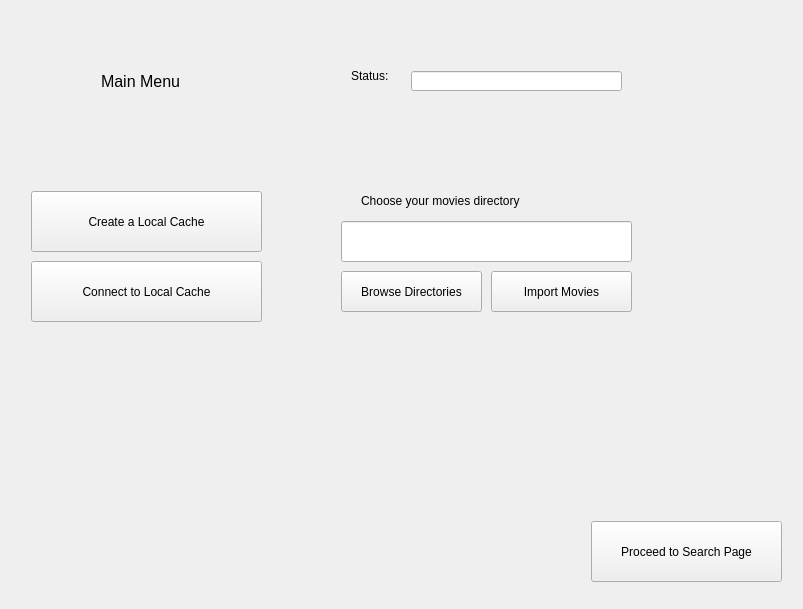
<?xml version="1.0" encoding="UTF-8"?>
<ui version="4.0">
 <class>test627</class>
 <widget class="QWidget" name="test627">
  <property name="geometry">
   <rect>
    <x>0</x>
    <y>0</y>
    <width>803</width>
    <height>609</height>
   </rect>
  </property>
  <property name="windowTitle">
   <string>test627</string>
  </property>
  <layout class="QVBoxLayout" name="verticalLayout">
   <item>
    <widget class="QStackedWidget" name="stackedWidget">
     <property name="currentIndex">
      <number>0</number>
     </property>
     <widget class="QWidget" name="page_1">
      <widget class="QLabel" name="label">
       <property name="geometry">
        <rect>
         <x>90</x>
         <y>10</y>
         <width>321</width>
         <height>121</height>
        </rect>
       </property>
       <property name="text">
        <string>&lt;html&gt;&lt;head/&gt;&lt;body&gt;&lt;p&gt;&lt;span style=&quot; font-size:12pt;&quot;&gt;Main Menu&lt;/span&gt;&lt;/p&gt;&lt;/body&gt;&lt;/html&gt;</string>
       </property>
      </widget>
      <widget class="QLabel" name="label_4">
       <property name="geometry">
        <rect>
         <x>350</x>
         <y>170</y>
         <width>291</width>
         <height>41</height>
        </rect>
       </property>
       <property name="text">
        <string>&lt;html&gt;&lt;head/&gt;&lt;body&gt;&lt;p&gt;Choose your movies directory&lt;/p&gt;&lt;/body&gt;&lt;/html&gt;</string>
       </property>
      </widget>
      <widget class="QPushButton" name="browseDirectories">
       <property name="geometry">
        <rect>
         <x>330</x>
         <y>260</y>
         <width>141</width>
         <height>41</height>
        </rect>
       </property>
       <property name="text">
        <string>Browse Directories</string>
       </property>
      </widget>
      <widget class="QPushButton" name="toSearchPage">
       <property name="geometry">
        <rect>
         <x>580</x>
         <y>510</y>
         <width>191</width>
         <height>61</height>
        </rect>
       </property>
       <property name="text">
        <string>Proceed to Search Page</string>
       </property>
      </widget>
      <widget class="QLineEdit" name="status">
       <property name="geometry">
        <rect>
         <x>400</x>
         <y>60</y>
         <width>211</width>
         <height>20</height>
        </rect>
       </property>
      </widget>
      <widget class="QPushButton" name="createCache">
       <property name="geometry">
        <rect>
         <x>20</x>
         <y>180</y>
         <width>231</width>
         <height>61</height>
        </rect>
       </property>
       <property name="text">
        <string>Create a Local Cache</string>
       </property>
      </widget>
      <widget class="QPushButton" name="connectCache">
       <property name="geometry">
        <rect>
         <x>20</x>
         <y>250</y>
         <width>231</width>
         <height>61</height>
        </rect>
       </property>
       <property name="text">
        <string>Connect to Local Cache</string>
       </property>
      </widget>
      <widget class="QLabel" name="label_6">
       <property name="geometry">
        <rect>
         <x>340</x>
         <y>50</y>
         <width>71</width>
         <height>31</height>
        </rect>
       </property>
       <property name="text">
        <string>&lt;html&gt;&lt;head/&gt;&lt;body&gt;&lt;p&gt;Status:&lt;/p&gt;&lt;/body&gt;&lt;/html&gt;</string>
       </property>
      </widget>
      <widget class="QPushButton" name="importMovies">
       <property name="geometry">
        <rect>
         <x>480</x>
         <y>260</y>
         <width>141</width>
         <height>41</height>
        </rect>
       </property>
       <property name="text">
        <string>Import Movies</string>
       </property>
      </widget>
      <widget class="QLineEdit" name="dirPath">
       <property name="geometry">
        <rect>
         <x>330</x>
         <y>210</y>
         <width>291</width>
         <height>41</height>
        </rect>
       </property>
      </widget>
     </widget>
     <widget class="QWidget" name="page_2">
      <widget class="QPushButton" name="search">
       <property name="geometry">
        <rect>
         <x>20</x>
         <y>340</y>
         <width>141</width>
         <height>61</height>
        </rect>
       </property>
       <property name="text">
        <string>Search</string>
       </property>
      </widget>
      <widget class="QGroupBox" name="groupBox_5">
       <property name="geometry">
        <rect>
         <x>10</x>
         <y>250</y>
         <width>171</width>
         <height>101</height>
        </rect>
       </property>
       <property name="title">
        <string/>
       </property>
       <widget class="QLabel" name="label_9">
        <property name="geometry">
         <rect>
          <x>50</x>
          <y>10</y>
          <width>51</width>
          <height>31</height>
         </rect>
        </property>
        <property name="text">
         <string>Keyword </string>
        </property>
       </widget>
       <widget class="QLineEdit" name="keyword">
        <property name="geometry">
         <rect>
          <x>10</x>
          <y>40</y>
          <width>131</width>
          <height>20</height>
         </rect>
        </property>
       </widget>
      </widget>
      <widget class="QWidget" name="verticalLayoutWidget_4">
       <property name="geometry">
        <rect>
         <x>30</x>
         <y>120</y>
         <width>121</width>
         <height>103</height>
        </rect>
       </property>
       <layout class="QVBoxLayout" name="verticalLayout_6">
        <item alignment="Qt::AlignHCenter">
         <widget class="QLabel" name="label_12">
          <property name="text">
           <string>Filters</string>
          </property>
         </widget>
        </item>
        <item>
         <widget class="QRadioButton" name="releaseYear">
          <property name="text">
           <string>Release Year</string>
          </property>
         </widget>
        </item>
        <item>
         <widget class="QRadioButton" name="runtime">
          <property name="text">
           <string>Runtime</string>
          </property>
         </widget>
        </item>
        <item alignment="Qt::AlignLeft">
         <widget class="QRadioButton" name="avgScore">
          <property name="text">
           <string>Average Score</string>
          </property>
         </widget>
        </item>
       </layout>
      </widget>
      <widget class="QGroupBox" name="groupBox_6">
       <property name="geometry">
        <rect>
         <x>10</x>
         <y>60</y>
         <width>181</width>
         <height>41</height>
        </rect>
       </property>
       <property name="title">
        <string>Sort By</string>
       </property>
       <widget class="QRadioButton" name="ASC">
        <property name="geometry">
         <rect>
          <x>0</x>
          <y>20</y>
          <width>91</width>
          <height>17</height>
         </rect>
        </property>
        <property name="text">
         <string>Ascending</string>
        </property>
       </widget>
       <widget class="QRadioButton" name="DSC">
        <property name="geometry">
         <rect>
          <x>90</x>
          <y>20</y>
          <width>158</width>
          <height>17</height>
         </rect>
        </property>
        <property name="text">
         <string>Descending</string>
        </property>
       </widget>
      </widget>
      <widget class="QLabel" name="label_5">
       <property name="geometry">
        <rect>
         <x>200</x>
         <y>20</y>
         <width>111</width>
         <height>16</height>
        </rect>
       </property>
       <property name="text">
        <string>Search for Movies</string>
       </property>
      </widget>
      <widget class="QPushButton" name="mainMenuButton">
       <property name="geometry">
        <rect>
         <x>10</x>
         <y>10</y>
         <width>141</width>
         <height>31</height>
        </rect>
       </property>
       <property name="text">
        <string>Go Back to Main Menu</string>
       </property>
      </widget>
      <widget class="QListWidget" name="listWidget">
       <property name="geometry">
        <rect>
         <x>200</x>
         <y>50</y>
         <width>591</width>
         <height>521</height>
        </rect>
       </property>
      </widget>
      <widget class="QLabel" name="label_13">
       <property name="geometry">
        <rect>
         <x>80</x>
         <y>230</y>
         <width>29</width>
         <height>32</height>
        </rect>
       </property>
       <property name="text">
        <string>OR</string>
       </property>
      </widget>
     </widget>
     <widget class="QWidget" name="page_3">
      <widget class="QTableWidget" name="scoresTable">
       <property name="geometry">
        <rect>
         <x>20</x>
         <y>510</y>
         <width>561</width>
         <height>71</height>
        </rect>
       </property>
       <row>
        <property name="text">
         <string>Scores</string>
        </property>
       </row>
       <column>
        <property name="text">
         <string>IMDB </string>
        </property>
       </column>
       <column>
        <property name="text">
         <string>Rotten Tomatoes</string>
        </property>
       </column>
       <column>
        <property name="text">
         <string>Metascore</string>
        </property>
       </column>
       <column>
        <property name="text">
         <string>Average Score</string>
        </property>
       </column>
      </widget>
      <widget class="QPushButton" name="goBack">
       <property name="geometry">
        <rect>
         <x>11</x>
         <y>11</y>
         <width>93</width>
         <height>28</height>
        </rect>
       </property>
       <property name="sizePolicy">
        <sizepolicy hsizetype="Minimum" vsizetype="Minimum">
         <horstretch>0</horstretch>
         <verstretch>0</verstretch>
        </sizepolicy>
       </property>
       <property name="text">
        <string>Go back</string>
       </property>
      </widget>
      <widget class="QWidget" name="movieInfo" native="true">
       <property name="enabled">
        <bool>true</bool>
       </property>
       <property name="geometry">
        <rect>
         <x>10</x>
         <y>100</y>
         <width>771</width>
         <height>38</height>
        </rect>
       </property>
       <property name="minimumSize">
        <size>
         <width>0</width>
         <height>38</height>
        </size>
       </property>
       <layout class="QHBoxLayout" name="horizontalLayout">
        <item>
         <widget class="QLabel" name="runtime_2">
          <property name="text">
           <string>runtime</string>
          </property>
         </widget>
        </item>
        <item>
         <widget class="QLabel" name="year">
          <property name="text">
           <string>&lt;html&gt;&lt;head/&gt;&lt;body&gt;&lt;p&gt;&lt;span style=&quot; font-style:italic;&quot;&gt;Year&lt;/span&gt;&lt;/p&gt;&lt;/body&gt;&lt;/html&gt;</string>
          </property>
         </widget>
        </item>
        <item>
         <widget class="QLabel" name="fileLoc">
          <property name="text">
           <string>File loc</string>
          </property>
         </widget>
        </item>
       </layout>
      </widget>
      <widget class="QTextEdit" name="textEdit">
       <property name="geometry">
        <rect>
         <x>10</x>
         <y>140</y>
         <width>771</width>
         <height>351</height>
        </rect>
       </property>
      </widget>
      <widget class="QLabel" name="title">
       <property name="geometry">
        <rect>
         <x>20</x>
         <y>60</y>
         <width>749</width>
         <height>39</height>
        </rect>
       </property>
       <property name="text">
        <string>Title</string>
       </property>
      </widget>
     </widget>
    </widget>
   </item>
  </layout>
 </widget>
 <resources/>
 <connections/>
</ui>
